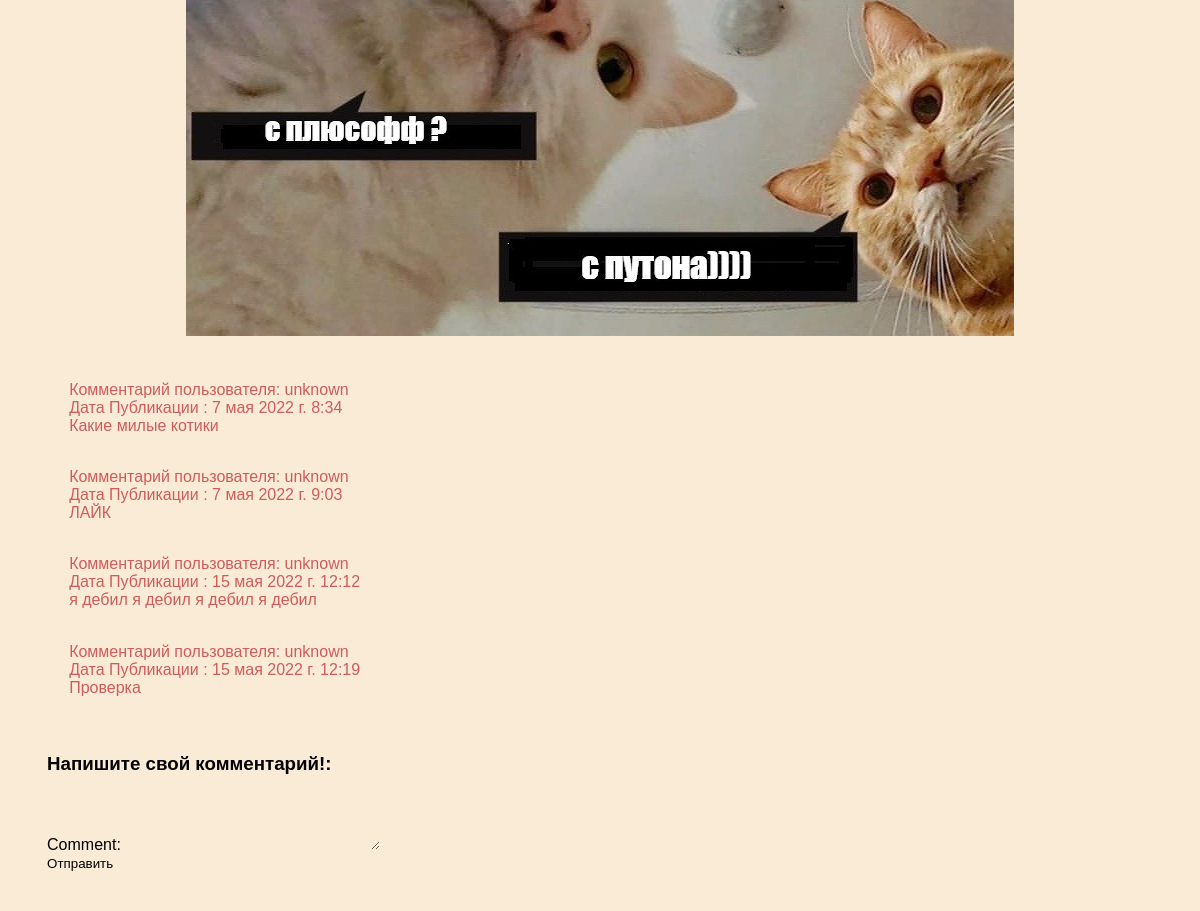
The page /images_page.html (lower part) on the database as committed earlier.
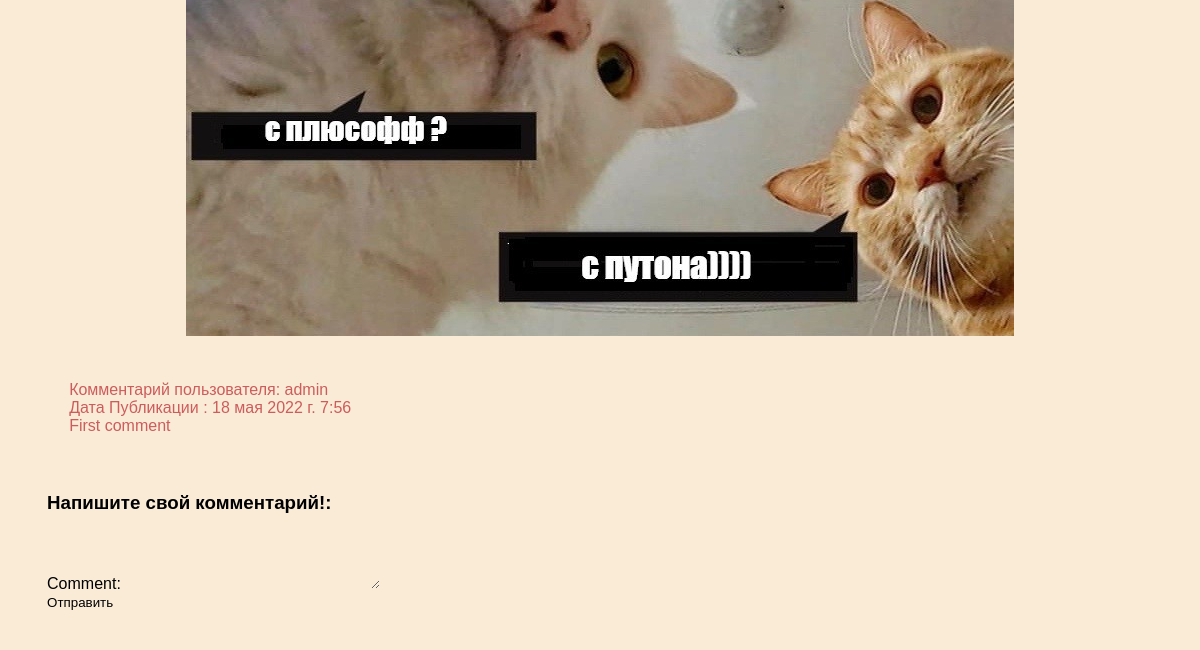
The same page on the database as committed later.
### main/models.py (models this page shows)
class Comment(models.Model):
    content = models.TextField(_(u'Комментарий'), max_length=1000)
    pub_date = models.DateTimeField(_('Дата'), auto_now_add=True)
    author = models.CharField(_('Автор'), default='unknown', max_length=200)
    def __str__(self):
        return self.content[0:200]

### main/views.py (the view, shortened to what this page needs)
# urls.py: path("images_page.html", views.images_page, name='images_page'),
@csrf_exempt
def images_page(request):
    form = CommentForm()
    comments = Comment.objects.all()
    print(comments)
    return render(request, 'main/images_page.html', {'form': form, 'comments': comments})

### main/forms.py
class CommentForm(forms.ModelForm):
    class Meta:
        model = Comment
        fields = ['content']
        widgets = {
            'content': forms.Textarea(attrs={'cols': 30, 'rows': 5}),
        }
        labels = {
            'content': gettext_lazy('Ваш комментарий')
        }

### main/templates/main/images_page.html (shortened to what this page needs)
{% load i18n %}
{% load static %}
<!DOCTYPE html>
<html lang="en">
<head>
    <link href="../../static/main/css/style.css" type="text/css" rel="stylesheet">
</head>
<body>
    <div>
        <ol>
            <li id = "4"><img src="../../static/main/images/пересел%20на%20плюсы_обрез.jpg" /></li>
        </ol>
        <div id="commentsid">
        {% for comment in comments %}
            <div class="comment" id="commentid">
                <p class="info">
                    {% trans "Комментарий пользователя: " %}{{comment.author}}
                    <br>
                    {% trans "Дата Публикации : " %}{{ comment.pub_date}}
                </p>
                {{ comment.content|linebreaks }}
            </div>
        {% endfor %}
        </div>
        <div>
            <p><h3>{% trans "Напишите свой комментарий!: " %}</h3></p>
            <form id="CommentForm" action="/images_page.html" method="post">
                    <label for="{{ form.content.id_for_label }}">{% trans "Comment" %}:</label>
                    {{ form.content }}
            <p><input type="submit" value={% trans "Отправить" %}></p>
            </form>
        </div>
    </div>
</body>
</html>

### main/static/main/css/style.css (style rules this page uses)
* { margin: 0; padding: 0; border : 0; box-sizing: border-box; background: antiquewhite; }
div { padding: 1%; margin: 1%; }
p { color : indianred; }
img { display: block; margin-left: auto; margin-right: auto }
body { font-family: Arial, serif ; }

Rows that differ between the two databases and show on the page:
removed Comment: author "unknown", pub_date "7 мая 2022 г. 8:34", content "Какие милые котики"
removed Comment: author "unknown", pub_date "7 мая 2022 г. 9:03", content "ЛАЙК"
removed Comment: author "unknown", pub_date "15 мая 2022 г. 12:12", content "я дебил я дебил я дебил я дебил"
removed Comment: author "unknown", pub_date "15 мая 2022 г. 12:19", content "Проверка"
added Comment: author "admin", pub_date "18 мая 2022 г. 7:56", content "First comment"
